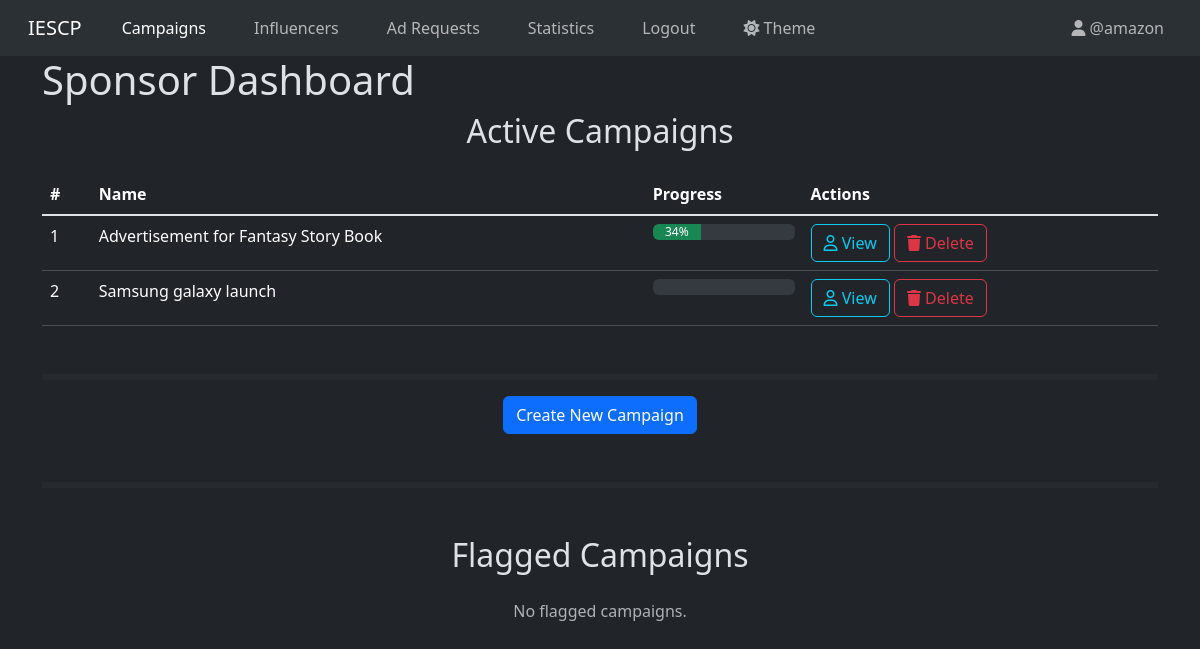
The app's page /sponsor/dashboard (signed in) with its own data.
### models.py (models this page shows)
class User(db.Model, UserMixin):
  __tablename__ = "user"
  id = db.Column(db.Integer, primary_key=True)
  name = db.Column(db.String(50), nullable=False)
  username = db.Column(db.String(50), nullable=False, unique=True)
  password_hash = db.Column(db.String(256), nullable=False)
  user_type = db.Column(db.Enum('influencer', 'sponsor', 'admin'), nullable=False)
  flagged = db.Column(db.Boolean, nullable=False, default=False)
  theme = db.Column(db.Enum('light', 'dark'), nullable=False, default='light')
  category = db.Column(db.String(50), nullable=True)
  niche = db.Column(db.String(50), nullable=True)
  follower_count = db.Column(db.Integer, nullable=True)
  platforms = db.Column(db.String(150), nullable=True)
  industry = db.Column(db.String(50), nullable=True)
  budget = db.Column(db.Integer, nullable=True)

class Campaign(db.Model):
  __tablename__ = "campaign"
  id = db.Column(db.Integer, primary_key=True)
  sponsor_id = db.Column(db.Integer, db.ForeignKey('user.id'), nullable=False)
  name = db.Column(db.String(50), nullable=False)
  description = db.Column(db.String(256), nullable=False)
  start_date = db.Column(db.DateTime, nullable=False)
  end_date = db.Column(db.DateTime, nullable=False)
  progress = db.Column(db.Integer, nullable=False, default=0)
  budget = db.Column(db.Integer, nullable=False)
  visibility = db.Column(db.Enum('public', 'private'), nullable=False)
  goals = db.Column(db.String(256), nullable=False)
  flagged = db.Column(db.Boolean, nullable=False, default=False)
  sponsor = db.relationship('User', backref=db.backref('campaigns', lazy=True))
  ad_requests = db.relationship('Ad_Request', backref='campaign', cascade='all, delete-orphan')

### controllers.py (the view, shortened to what this page needs)
@app.route("/sponsor/dashboard")
@login_required
@sponsor_required
def sponsor_dashboard():
    active_campaigns=Campaign.query.filter_by(sponsor_id=current_user.id, flagged=False).all()
    flagged_campaigns=Campaign.query.filter_by(sponsor_id=current_user.id, flagged=True).all()
    active_dict = {}
    flagged_dict = {}
    import math
    for campaign in active_campaigns:
        all_ad_requests = Ad_Request.query.filter_by(campaign_id=campaign.id).all()
        completed_ad_requests = Ad_Request.query.filter_by(campaign_id=campaign.id, completed=True).all()
        all_ad_requests = len(all_ad_requests) or 0
        completed_ad_requests = len(completed_ad_requests) or 0
        progress = 0
        if all_ad_requests != 0:
            progress = math.ceil((completed_ad_requests/all_ad_requests) * 100)
        active_dict[campaign.id] = [campaign, progress]
    return render_template("sponsor/sponsor_dashboard.html", user=current_user, active_campaigns=active_dict, flagged_campaigns=flagged_dict)

### controllers.py (called while the page is built)
def sponsor_required(func):
    @wraps(func)
    def wrapper(*args, **kwargs):
        if current_user.user_type != "sponsor":
            flash("You do not have permission to access this page.", category="danger")
            if current_user.user_type == "admin":
                return redirect(url_for("admin_dashboard"))
            elif current_user.user_type == "influencer":
                return redirect(url_for("influencer_dashboard"))
        return func(*args, **kwargs)
    return wrapper

@login_manager.user_loader
def load_user(user_id):
    return User.query.get(int(user_id))

### templates/sponsor/sponsor_dashboard.html (shortened to what this page needs)
{% extends "base.html" %}
{% block content %}
  <h1>Sponsor Dashboard</h1>
  <h2 class="h2 text-center">Active Campaigns</h2>
  {% if active_campaigns | length == 0 %}
    <p class="text-sm text-muted text-center mt-4">No campaigns.</p>
  {% else %}
    <table class="table table-hover mt-4">
      <thead>
        <th scope="col">#</th>
        <th scope="col">Name</th>
        <th scope="col">Progress</th>
        <th scope="col">Actions</th>
      </thead>
      <tbody class="table-group-divider">
        {% for campaign in active_campaigns %}
          <tr>
            <td>{{ loop.index }}</td>
            <td>{{ active_campaigns[campaign][0].name }}</td>
            <td>
              <div class="progress" role="progressbar" aria-label="Success example" aria-valuenow="{{active_campaigns[campaign][1]}}" aria-valuemin="0" aria-valuemax="100">
              <div class="progress-bar bg-success" style="width: {{active_campaigns[campaign][1]}}%">{{active_campaigns[campaign][1]}}%</div>
              </div>
            </td>
            <td>
              <a href="{{url_for("sponsor_view_campaign", campaign_id=active_campaigns[campaign][0].id)}}" class="btn btn-outline-info"><i class="fa-regular fa-user"></i> View</a>
              <a href="{{url_for("sponsor_delete_campaign", campaign_id=active_campaigns[campaign][0].id)}}" class="btn btn-outline-danger"><i class="fa-solid fa-trash"></i> Delete</a>
            </td>
          </tr>
        {% endfor %}
      </tbody>
    </table>
  {% endif %}
  <hr class="border border-3 border-dark-subtle mt-5">
  <div class="text-center">
    <a href="{{url_for("create_campaign")}}" class="btn btn-primary">Create New Campaign</a>
  </div>
  <hr class="border border-3 border-dark-subtle mt-5 mb-5">
  <h2 class="h2 text-center">Flagged Campaigns</h2>
  {% if flagged_campaigns | length == 0 %}
    <p class="text-sm text-muted text-center mt-4">No flagged campaigns.</p>
  {% endif %}
{% endblock %}

### templates/navbar.html (shortened to what this page needs)
<nav class="navbar navbar-expand-lg bg-body-tertiary">
  <div class="container-fluid">
    {% if user and user.user_type == "admin" %}
      <a class="navbar-brand mx-3" href="{{url_for('admin_dashboard')}}">IESCP</a>
    {% elif user and user.user_type == "influencer" %}
      <a class="navbar-brand mx-3" href="{{url_for('influencer_dashboard')}}">IESCP</a>
    {% elif user and user.user_type == "sponsor" %}
      <a class="navbar-brand mx-3" href="{{url_for('sponsor_dashboard')}}">IESCP</a>
    {% else %}
      <a class="navbar-brand mx-3" href="{{url_for('user_login')}}">IESCP</a>
    {% endif %}
    <div class="collapse navbar-collapse" id="navbarNav">
      {% if user %}
        {% if user.user_type == "sponsor" %}
          <ul class="navbar-nav me-auto">
            <li class="nav-item mx-3">
              <a class="{{ 'nav-link active' if request.path == url_for('sponsor_dashboard') else 'nav-link' }}" href="{{url_for('sponsor_dashboard')}}">Campaigns</a>
            </li>
            <li class="nav-item mx-3">
              <a class="{{ 'nav-link active' if request.path == url_for('sponsor_dashboard_influencers') else 'nav-link' }}" href="{{url_for('sponsor_dashboard_influencers')}}">Influencers</a>
            </li>
            <li class="nav-item mx-3">
              <a class="{{ 'nav-link active' if request.path == url_for('sponsor_dashboard_adrequests') else 'nav-link' }}" href="{{url_for('sponsor_dashboard_adrequests')}}">Ad Requests</a>
            </li>
            <li class="nav-item mx-3">
              <a class="{{ 'nav-link active' if request.path == url_for('sponsor_statistics') else 'nav-link' }}" href="{{url_for('sponsor_statistics')}}">Statistics</a>
            </li>
            <li class="nav-item mx-3">
              <a class="nav-link btn btn-outline-danger" href="{{url_for('logout')}}">Logout</a>
            </li>
            <li class="nav-item mx-3">
              <a class="nav-link" href="{{url_for('change_theme')}}">
                {% if user.theme == 'light' %}
                  <i class="fa-solid fa-moon"></i>
                {% else %}
                  <i class="fa-solid fa-sun"></i>
                {% endif %}
                Theme
              </a>
            </li>
          </ul>
          <ul class="navbar-nav">
            <li class="nav-item">
              <a class="nav-link mx-3" href="{{url_for('sponsor_profile')}}"><i class="fa-solid fa-user"></i> @{{user.username}}</a>
            </li>
          </ul>
        {% endif %}
      {% endif %}
    </div>
  </div>
</nav>

### records on screen
User: username "amazon"
Campaign: name "Advertisement for Fantasy Story Book"
Campaign: name "Samsung galaxy launch"

### other values on screen
{{ active_campaigns[campaign][1] }} "34"
